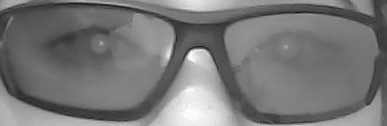
%> input picture Task/Exercise_01/img/imagen.jpeg, 387 x 126 px
$ octave intensity_transformation.m   (GNU Octave 9; MATLAB toolbox functions it lacks are replaced by stand-ins)
%> lines starting %> are read from the running program, lines starting %| are printed output that depends on the picture
% https://docs.opencv.org/3.4/d5/daf/tutorial_py_histogram_equalization.html
% histogram equalization is used to improve the contrast of our images.
% This is useful in many cases. For example, in face recognition, before
% training the face data, the images of faces are histogram equalized to make
% them all with same lighting conditions.
% cv.equalizeHist()
% Histogram equalization is good when histogram of the image is confined to
% a particular region. It won't work good in places where there is large
% intensity variations where histogram covers a large region, ie both bright
% and dark pixels are present.

%% input
clc
close all
fil = 2, col = 2;
I = imread('imagen.jpeg');
%> I is the input picture: size 126x387x3 uint8; mean R, G, B 120.2, 118.2, 121.2
f = rgb2gray(I);
figure, subplot(fil, col,1), imshow(f)
title('original')
subplot(fil,col,2), imhist(f)
% subplot(fil,col,3), edge(f,'Canny');
% level = graythresh(f);
% subplot(fil,col,4), im2bw(f, level);

%% adapt histeq
g= adapthisteq(f, 'NumTiles', [25 25], 'ClipLimit', 0.05);
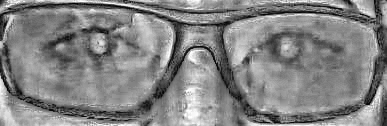
%> g: size 126x387 uint8; min 0, max 255, mean 131.8
subplot(fil,col,3), imshow(g)
title('adapthisteq')
subplot(fil,col,4), imhist(g)
%> after `imhist(g)`:
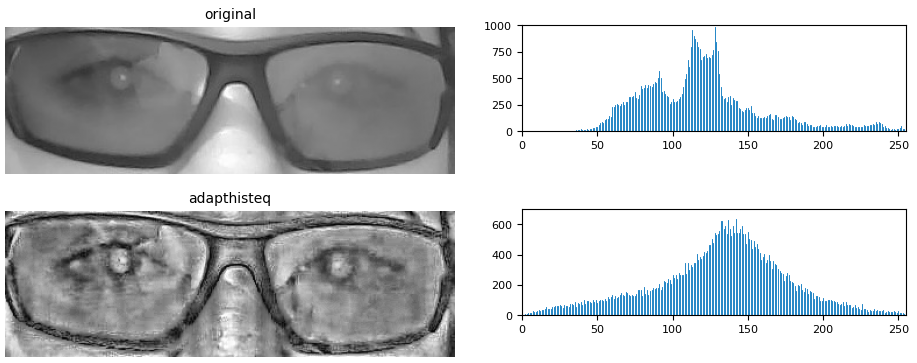
%> figure redrawn from the program's plot data, 4 panels
pause
% subplot(fil,col,7), edge(g,'Canny');
% level = graythresh(g);
% subplot(fil,col,8), im2bw(g, level);

%% histeq
g= histeq(f, 256);
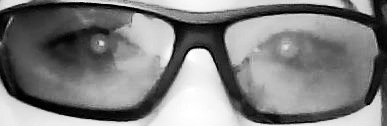
%> g: size 126x387 uint8; min 0, max 255, mean 128.2
subplot(fil,col,3), imshow(g)
title('histeq')
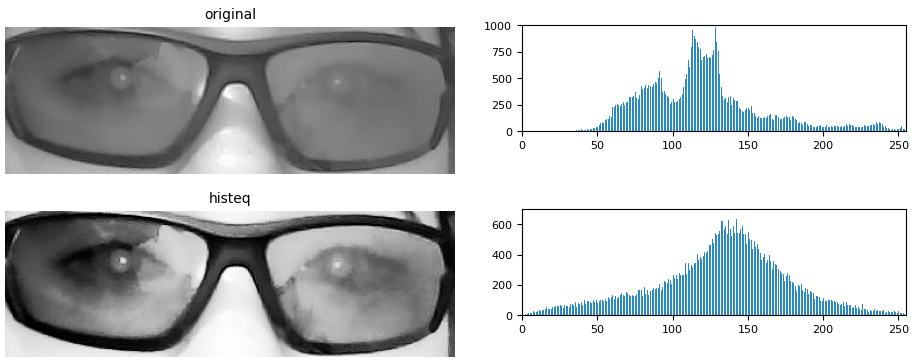
%> figure redrawn from the program's plot data, 4 panels
subplot(fil,col,4), imhist(g)
%> after `imhist(g)`:
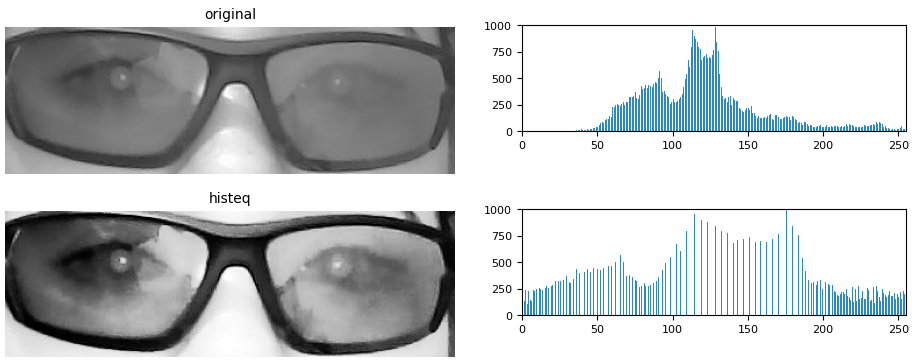
%> figure redrawn from the program's plot data, 4 panels
pause
% subplot(fil,col,7), edge(g,'Canny');
% level = graythresh(g);
% subplot(fil,col,8), im2bw(g, level);

%% stretching
%> (the run ends here)
